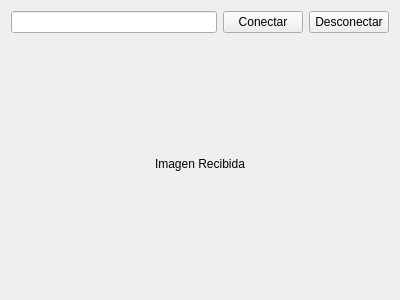
<?xml version="1.0" encoding="UTF-8"?>
<ui version="4.0">
 <class>MainWindow</class>
 <widget class="QMainWindow" name="MainWindow">
  <property name="geometry">
   <rect>
    <x>0</x>
    <y>0</y>
    <width>400</width>
    <height>300</height>
   </rect>
  </property>
  <property name="windowTitle">
   <string>MainWindow</string>
  </property>
  <widget class="QWidget" name="centralWidget">
   <layout class="QVBoxLayout" name="verticalLayout">
    <item>
     <layout class="QHBoxLayout" name="horizontalLayout">
      <property name="sizeConstraint">
       <enum>QLayout::SetMinimumSize</enum>
      </property>
      <item>
       <widget class="QLineEdit" name="ipDestono"/>
      </item>
      <item>
       <widget class="QPushButton" name="btnConectar">
        <property name="text">
         <string>Conectar</string>
        </property>
       </widget>
      </item>
      <item>
       <widget class="QPushButton" name="btnDesconectar">
        <property name="text">
         <string>Desconectar</string>
        </property>
       </widget>
      </item>
     </layout>
    </item>
    <item>
     <widget class="QLabel" name="Visor">
      <property name="sizePolicy">
       <sizepolicy hsizetype="Preferred" vsizetype="MinimumExpanding">
        <horstretch>0</horstretch>
        <verstretch>0</verstretch>
       </sizepolicy>
      </property>
      <property name="text">
       <string>Imagen Recibida</string>
      </property>
      <property name="scaledContents">
       <bool>false</bool>
      </property>
      <property name="alignment">
       <set>Qt::AlignCenter</set>
      </property>
     </widget>
    </item>
   </layout>
  </widget>
 </widget>
 <layoutdefault spacing="6" margin="11"/>
 <resources/>
 <connections/>
</ui>
